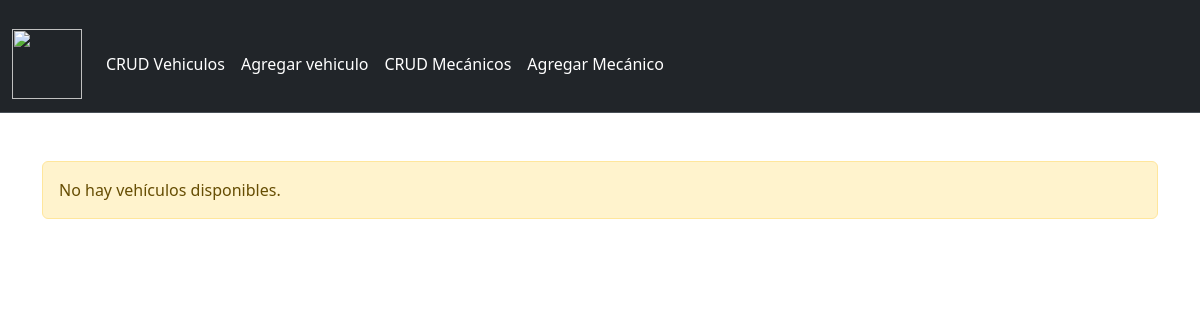
The page /crud on the database as committed earlier.
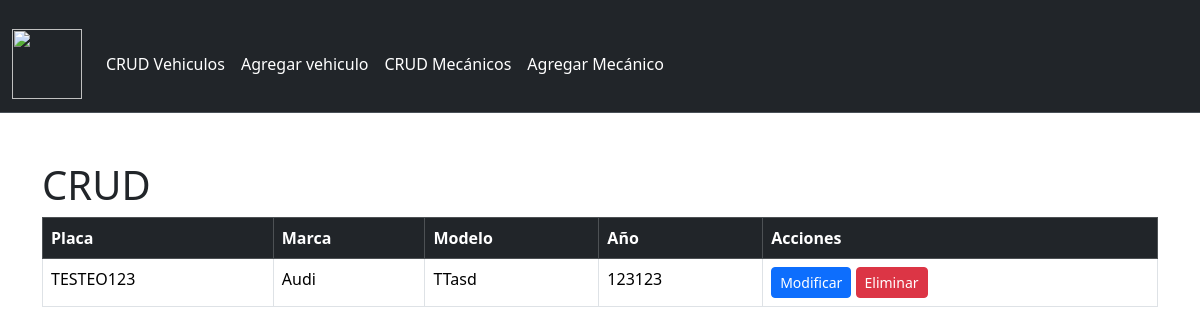
The same page on the database as committed later.
### taller_makween/models.py (models this page shows, shortened)
class Vehiculo(models.Model):
    placa = models.CharField(max_length=10, primary_key=True)
    marca = models.CharField(max_length=50)
    modelo = models.CharField(max_length=50)
    año = models.IntegerField()

### taller_makween/views.py (the view)
# urls.py: path('crud', views.crud, name='crud'),
def crud(request):
    vehiculos = Vehiculo.objects.all()
    context = {'vehiculos': vehiculos}
    return render(request, 'taller_makween/vehiculos_list.html', context)

### taller_makween/contexto_procesos.py (called while the page is built)
def monto_total(request):
    total = 0
    if request.user.is_authenticated:
        if "carrito" in request.session.keys():
            for key, value in request.session["carrito"].items():
                total += int(value["total"])
    return {"monto_total": total}

### taller_makween/templates/taller_makween/vehiculos_list.html (shortened to what this page needs)
{% load static %}
<!DOCTYPE html>
<html lang="es">
<head>
    {% load bootstrap5 %}
    {% bootstrap_css %}
    <link rel="stylesheet" href="{% static 'CSS/style.css' %}">
</head>
<body>
    <nav class="navbar navbar-expand-lg bg-dark border-bottom border-body" data-bs-theme="dark">
        <div class="container-fluid">
            <a class="navbar-brand" href="index">
                <img src="{% static 'IMG/archivoImg/logo.jpg' %}" alt="" width="70" height="70">
            </a>
            <div class="collapse navbar-collapse" id="navbarNav">
                <ul class="navbar-nav me-auto mb-2 mb-lg-0">
                    <li class="nav-item">
                        <a class="nav-link active" aria-current="page" href="{% url 'crud' %}">CRUD Vehiculos</a>
                    </li>
                    <li class="nav-item">
                        <a class="nav-link active" aria-current="page" href="{% url 'vehiculosAdd' %}">Agregar vehiculo</a>
                    </li>
                    <li class="nav-item">
                        <a class="nav-link active" aria-current="page" href="{% url 'crud_Mecanicos' %}">CRUD Mecánicos</a>
                    </li>
                    <li class="nav-item">
                        <a class="nav-link active" aria-current="page" href="{% url 'mecanico_add' %}">Agregar Mecánico</a>
                    </li>
                </ul>
            </div>
        </div>
    </nav>
    <div class="container mt-5">
        {% block content %}
        {% if vehiculos %}
        <h1>CRUD</h1>
            <div class="table-responsive">
                <table class="table table-bordered table-hover">
                    <thead class="table-dark">
                        <tr>
                            <th>Placa</th>
                            <th>Marca</th>
                            <th>Modelo</th>
                            <th>Año</th>
                            <th>Acciones</th>
                        </tr>
                    </thead>
                    <tbody>
                        {% for vehiculo in vehiculos %}
                            <tr>
                                <td>{{ vehiculo.placa }}</td>
                                <td>{{ vehiculo.marca }}</td>
                                <td>{{ vehiculo.modelo }}</td>
                                <td>{{ vehiculo.año }}</td>
                                <td>
                                    <a href="{% url 'vehiculos_findEdit' vehiculo.placa %}" class="btn btn-primary btn-sm">Modificar</a>
                                    <a href="{% url 'vehiculos_del' vehiculo.placa %}" class="btn btn-danger btn-sm">Eliminar</a>
                                </td>
                            </tr>
                        {% endfor %}
                    </tbody>
                </table>
            </div>
        {% else %}
            <div class="alert alert-warning" role="alert">
                No hay vehículos disponibles.
            </div>
        {% endif %}
        {% endblock %}
    </div>
</body>
</html>

Rows that differ between the two databases and show on the page:
added Vehiculo: placa "TESTEO123", marca "Audi", modelo "TTasd", año "123123"
Other text that changed with them:
text no longer shown: "No hay vehículos disponibles."
text now shown: "CRUD Placa Marca Modelo Año Acciones"
